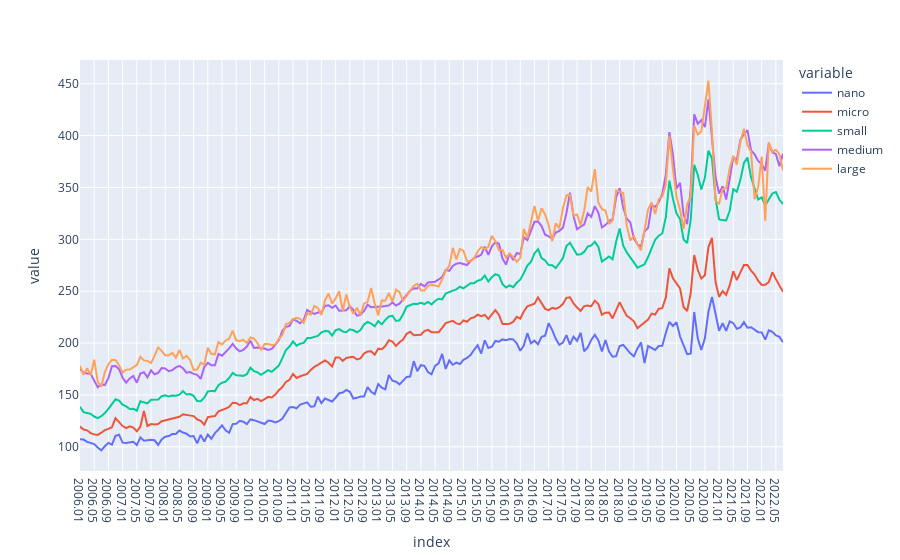

Notebook code for this chart:
### Code cell
# 지방 시각화
plt.figure(figsize=(60, 30))
fig = px.line(df_province)
fig.show()

### Figure 1 — Plotly figure (JSON) as saved in the notebook; plotly's stock layout.template omitted (floating-point values rounded to 4 significant figures; data arrays with more than 128 entries replaced by an {"elided": "..."} marker saying what was removed)
{"data": [{"hovertemplate": "variable=nano<br>index=%{x}<br>value=%{y}<extra></extra>", "legendgroup": "nano", "line": {"color": "#636efa", "dash": "solid"}, "marker": {"symbol": "circle"}, "mode": "lines", "name": "nano", "orientation": "v", "showlegend": true, "type": "scatter", "x": {"elided": "199 str values"}, "xaxis": "x", "y": {"elided": "199 float values"}, "yaxis": "y"}, {"hovertemplate": "variable=micro<br>index=%{x}<br>value=%{y}<extra></extra>", "legendgroup": "micro", "line": {"color": "#EF553B", "dash": "solid"}, "marker": {"symbol": "circle"}, "mode": "lines", "name": "micro", "orientation": "v", "showlegend": true, "type": "scatter", "x": {"elided": "199 str values"}, "xaxis": "x", "y": {"elided": "199 float values"}, "yaxis": "y"}, {"hovertemplate": "variable=small<br>index=%{x}<br>value=%{y}<extra></extra>", "legendgroup": "small", "line": {"color": "#00cc96", "dash": "solid"}, "marker": {"symbol": "circle"}, "mode": "lines", "name": "small", "orientation": "v", "showlegend": true, "type": "scatter", "x": {"elided": "199 str values"}, "xaxis": "x", "y": {"elided": "199 float values"}, "yaxis": "y"}, {"hovertemplate": "variable=medium<br>index=%{x}<br>value=%{y}<extra></extra>", "legendgroup": "medium", "line": {"color": "#ab63fa", "dash": "solid"}, "marker": {"symbol": "circle"}, "mode": "lines", "name": "medium", "orientation": "v", "showlegend": true, "type": "scatter", "x": {"elided": "199 str values"}, "xaxis": "x", "y": {"elided": "199 float values"}, "yaxis": "y"}, {"hovertemplate": "variable=large<br>index=%{x}<br>value=%{y}<extra></extra>", "legendgroup": "large", "line": {"color": "#FFA15A", "dash": "solid"}, "marker": {"symbol": "circle"}, "mode": "lines", "name": "large", "orientation": "v", "showlegend": true, "type": "scatter", "x": {"elided": "199 str values"}, "xaxis": "x", "y": {"elided": "199 float values"}, "yaxis": "y"}], "layout": {"legend": {"title": {"text": "variable"}, "tracegroupgap": 0}, "margin": {"t": 60}, "xaxis": {"anchor": "y", "domain": [0, 1], "title": {"text": "index"}}, "yaxis": {"anchor": "x", "domain": [0, 1], "title": {"text": "value"}}}}
